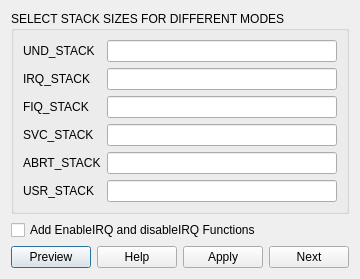
<?xml version="1.0" encoding="UTF-8"?>
<ui version="4.0">
 <class>StartUp</class>
 <widget class="QDialog" name="StartUp">
  <property name="geometry">
   <rect>
    <x>0</x>
    <y>0</y>
    <width>336</width>
    <height>265</height>
   </rect>
  </property>
  <property name="windowTitle">
   <string>Dialog</string>
  </property>
  <layout class="QGridLayout" name="gridLayout_2">
   <item row="0" column="0" colspan="4">
    <widget class="QGroupBox" name="groupBox">
     <property name="title">
      <string>SELECT STACK SIZES FOR DIFFERENT MODES</string>
     </property>
     <layout class="QGridLayout" name="gridLayout">
      <item row="2" column="1">
       <widget class="QLineEdit" name="leFiqSize"/>
      </item>
      <item row="1" column="0">
       <widget class="QLabel" name="label_2">
        <property name="text">
         <string>IRQ_STACK</string>
        </property>
       </widget>
      </item>
      <item row="1" column="1">
       <widget class="QLineEdit" name="leIrqSize"/>
      </item>
      <item row="0" column="1">
       <widget class="QLineEdit" name="leUndSize"/>
      </item>
      <item row="5" column="0">
       <widget class="QLabel" name="label_6">
        <property name="text">
         <string>USR_STACK</string>
        </property>
       </widget>
      </item>
      <item row="0" column="0">
       <widget class="QLabel" name="label">
        <property name="text">
         <string>UND_STACK</string>
        </property>
       </widget>
      </item>
      <item row="3" column="1">
       <widget class="QLineEdit" name="leSvcSize"/>
      </item>
      <item row="4" column="0">
       <widget class="QLabel" name="label_5">
        <property name="text">
         <string>ABRT_STACK</string>
        </property>
       </widget>
      </item>
      <item row="3" column="0">
       <widget class="QLabel" name="label_4">
        <property name="text">
         <string>SVC_STACK</string>
        </property>
       </widget>
      </item>
      <item row="2" column="0">
       <widget class="QLabel" name="label_3">
        <property name="text">
         <string>FIQ_STACK</string>
        </property>
       </widget>
      </item>
      <item row="4" column="1">
       <widget class="QLineEdit" name="leAbrtSize"/>
      </item>
      <item row="5" column="1">
       <widget class="QLineEdit" name="leUsrSize"/>
      </item>
     </layout>
    </widget>
   </item>
   <item row="1" column="0" colspan="4">
    <widget class="QCheckBox" name="cbIRQFunctions">
     <property name="text">
      <string>Add EnableIRQ and disableIRQ Functions</string>
     </property>
    </widget>
   </item>
   <item row="2" column="0">
    <widget class="QPushButton" name="pbPreview">
     <property name="text">
      <string>Preview</string>
     </property>
    </widget>
   </item>
   <item row="2" column="1">
    <widget class="QPushButton" name="pbHelp">
     <property name="text">
      <string>Help</string>
     </property>
    </widget>
   </item>
   <item row="2" column="2">
    <widget class="QPushButton" name="pbApply">
     <property name="text">
      <string>Apply</string>
     </property>
    </widget>
   </item>
   <item row="2" column="3">
    <widget class="QPushButton" name="pbNext">
     <property name="text">
      <string>Next</string>
     </property>
    </widget>
   </item>
  </layout>
  <zorder>pbPreview</zorder>
  <zorder>pbApply</zorder>
  <zorder>pbNext</zorder>
  <zorder>groupBox</zorder>
  <zorder>pbHelp</zorder>
  <zorder>cbIRQFunctions</zorder>
 </widget>
 <resources/>
 <connections/>
</ui>
